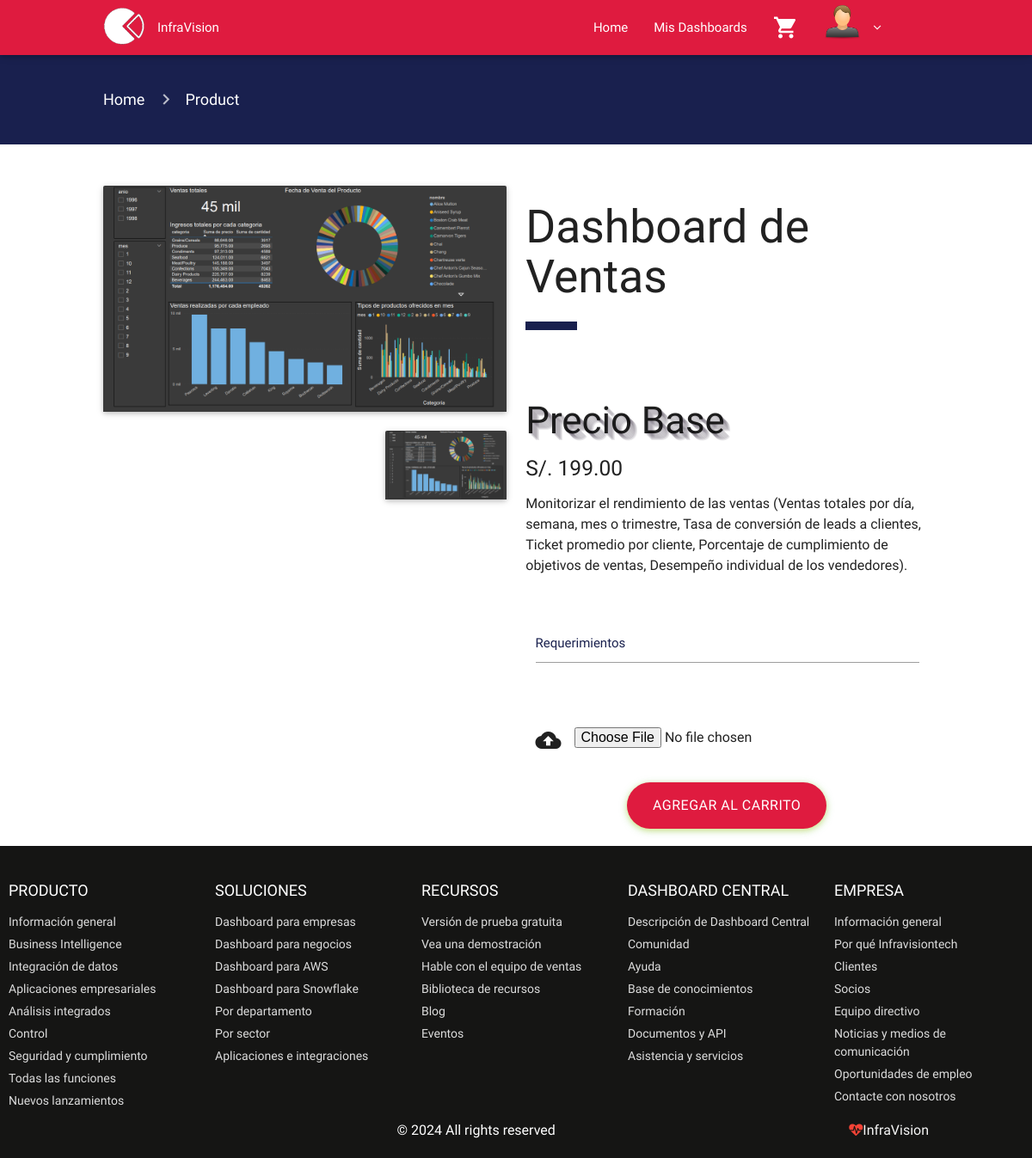
Page /product.php?id=1 (signed in) on the committed database.
### tables this page shows
CREATE TABLE `product` (
  `id` int(11) NOT NULL,
  `name` varchar(255) NOT NULL,
  `price` decimal(10,2) NOT NULL,
  `description` text DEFAULT NULL,
  `id_picture` int(11) DEFAULT NULL,
  `thumbnail` varchar(255) DEFAULT NULL,
  `id_category` int(11) DEFAULT NULL
);

### product.php (the view, shortened to what this page needs)
<?php
$id_product =$_GET['id'];
 require 'includes/header.php';
 require $nav;?>
<div class="container-fluid product-page" id="top">
    <div class="container current-page">
        <nav>
            <div class="nav-wrapper">
                <div class="col s12">
                    <a href="index.php" class="breadcrumb">Home</a>
                    <a href="product.php?id=<? $id_product; ?>" class="breadcrumb">Product</a>
                </div>
            </div>
        </nav>
    </div>
</div>
<div class="container-fluid product">
    <div class="container">
        <div class="row">
            <div class="col s12 m6">
                <div class="card">
                    <div class="card-image">
                        <?php
            include 'db.php';
            $queryproduct = "SELECT id, name, price, description, id_picture, thumbnail
              FROM product WHERE id = '{$id_product}'";
            $result1 = $connection->query($queryproduct);
            if ($result1->num_rows > 0) {
            while($rowproduct = $result1->fetch_assoc()) {
              $name_product = $rowproduct['name'];
              $price_product = $rowproduct['price'];
              $id_pic = $rowproduct['id_picture'];
              $description = $rowproduct['description'];
              $thumbnail_product = $rowproduct['thumbnail']; }}?>
                        <img class="materialboxed" width="650" src="src/img/products/<?= $thumbnail_product; ?>" alt=""
                            style="max-height:65vh;">
                    </div>
                </div>
                <div class="row">
                    <?php
           $querypic = "SELECT thumbnail FROM product WHERE id = '$id_pic'";
           $total = $connection->query($querypic);
           if ($total->num_rows > 0) {
           while($rowpic = $total->fetch_assoc()) {
             $pics = $rowpic['thumbnail'];
          ?>
                    <div class="col s12 m4">
                        <div class="card hoverable">
                            <div class="card-image">
                                <img class="materialboxed" width="650" src="src/img/products/<?= $pics; ?>" alt="">
                            </div>
                        </div>
                    </div>
                    <?php }} ?>
                </div>
            </div>
            <div class="col s12 m6" style="font-size: 16px;">
                <form method="post">
                    <h2><?= $name_product; ?></h2>
                    <div class="divider"></div>
                    <div class="stuff">
                        <h3 class="woow">Precio Base</h3>
                        <h5>S/. <?= $price_product; ?></h5>
                        <p><?= $description; ?></p>
                        <div class="input-field col s12">
                            <input id="icon_prefix" type="text" name="condition" min="1" class="validate" required>
                            <label for="icon_prefix">Requerimientos</label>
                        </div>
                        <div class="input-field col s12">
                            <i class="material-icons prefix">cloud_upload</i>
                            <input id="icon_prefix" type="file" name="cargar" min="1" class="validate" required
                                accept="application/vnd.ms-excel,application/vnd.openxmlformats-officedocument.spreadsheetml.sheet">
                        </div>
                        <div class="center-align">
                            <button type="submit" name="buy"
                                class="btn-large meh button-rounded waves-effect waves-light ">Agregar al
                                carrito</button>
                        </div>
                    </div>
                </form>
            </div>
        </div>
    </div>
</div>
<?php
 require 'includes/secondfooter.php';
 require 'includes/footer.php'; ?>

### rows in the picture
product: thumbnail (picture), name "Dashboard de Ventas", price "199.00", description "Monitorizar el rendimiento de las ventas (Ventas totales por día, semana, mes o trimestre, Tasa de conversión de leads a clientes, Ticket promedio por cliente, Porcentaje de cumplimiento de objetivos de ventas, Desempeño individual de los vendedores)."

### other values in the picture
Date('Y') "2024"
